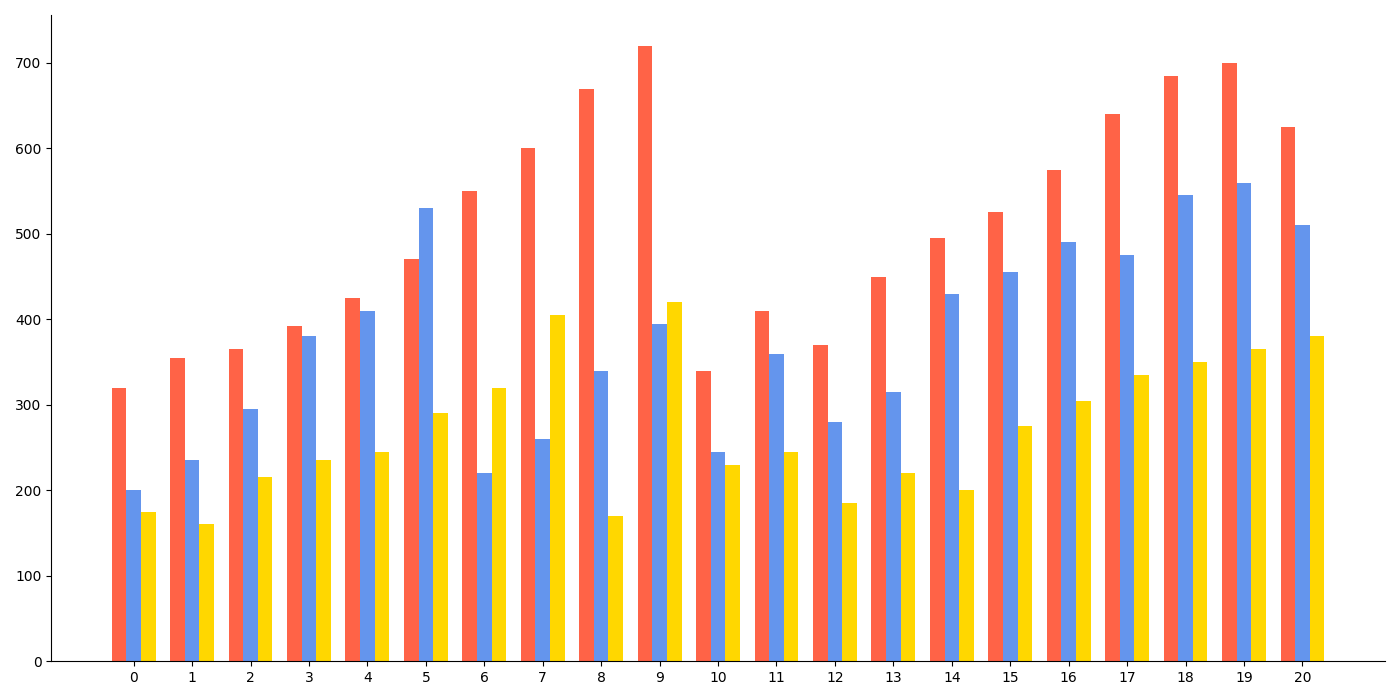

Here is the Python script that generated this plot:
import matplotlib.pyplot as plt
import numpy as np

years = np.arange(2000, 2021)
fiction_books = [320, 355, 365, 392, 425, 470, 550, 600, 670, 720, 340, 410, 370, 450, 495, 525, 575, 640, 685, 700, 625]
non_fiction_books = [200, 235, 295, 380, 410, 530, 220, 260, 340, 395, 245, 360, 280, 315, 430, 455, 490, 475, 545, 560, 510]
scifi_books = [175, 160, 215, 235, 245, 290, 320, 405, 170, 420, 230, 245, 185, 220, 200, 275, 305, 335, 350, 365, 380]

fig, ax = plt.subplots(figsize=(14, 7))
width = 0.25
x = np.arange(len(years))

ax.bar(x - width, fiction_books, width, color='tomato')
ax.bar(x, non_fiction_books, width, color='cornflowerblue')
ax.bar(x + width, scifi_books, width, color='gold')

# Removed axis labels, group labels, and title
# Removed x-tick labels
ax.set_xticks(x)

# Removed data labels on each bar
# ax.annotate function lines are removed

ax.spines['right'].set_visible(False)
ax.spines['top'].set_visible(False)
ax.set_axisbelow(True)

plt.tight_layout()
plt.show()
